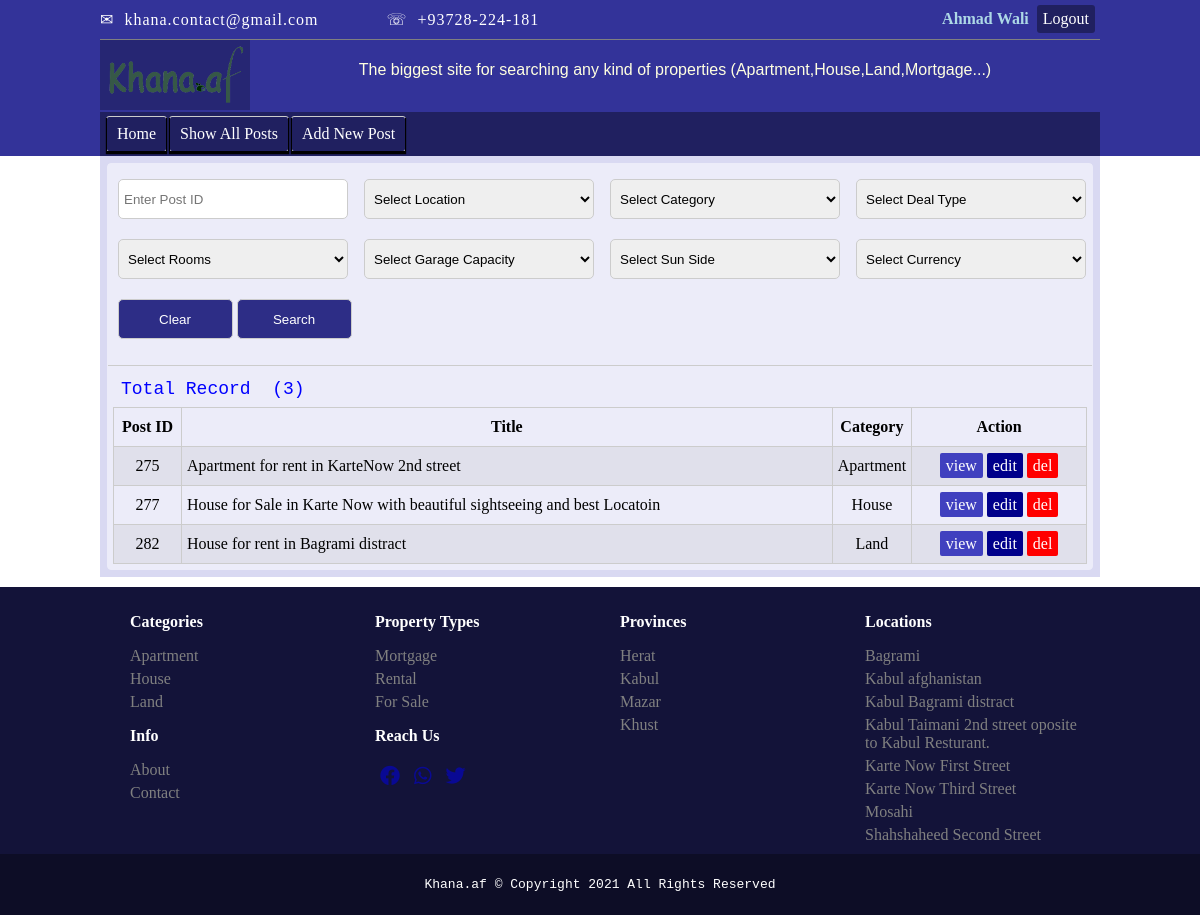
The app's page /postmgmt/searchPost.php (signed in) with its own data.
### tables this page shows
CREATE TABLE IF NOT EXISTS `post` (
  `pid` bigint(20) NOT NULL AUTO_INCREMENT,
  `title` varchar(256) DEFAULT NULL,
  `content` varchar(1000) DEFAULT NULL,
  `category` varchar(100) DEFAULT NULL,
  `deal_type` varchar(100) DEFAULT NULL,
  `floor` varchar(50) DEFAULT NULL,
  `rooms` varchar(50) DEFAULT NULL,
  `kitchen` varchar(100) NOT NULL,
  `bathrooms` varchar(255) DEFAULT NULL,
  `sun_side` varchar(100) DEFAULT NULL,
  `garage` varchar(100) DEFAULT NULL,
  `province` varchar(255) DEFAULT NULL,
  `location` varchar(300) DEFAULT NULL,
  `address` varchar(255) DEFAULT NULL,
  `phone` varchar(20) DEFAULT NULL,
  `area` varchar(500) DEFAULT NULL,
  `contract_duration` varchar(150) DEFAULT NULL,
  `currency` varchar(10) DEFAULT NULL,
  `price` int(100) DEFAULT NULL,
  `monthly_rent` int(100) DEFAULT NULL,
  `negotiable` varchar(100) DEFAULT NULL,
  `create_date` date DEFAULT NULL,
  `end_date` date DEFAULT NULL,
  `user_id` int(11) NOT NULL,
  `status` int(10) DEFAULT 1,
  PRIMARY KEY (`pid`)
);

### config/path.php (called while the page is built)
<?php
function baseUrl($path = ''){
    $basePath = 'http://localhost:8080/property/';
    if($path != ''){
      $basePath = $basePath.$path;
    }
    return $basePath;
}
?>

### templates/searchPost_temp.php (the view, shortened to what this page needs)
<?php
  require '../config/dbconnection.php';
 ?>
<link rel="stylesheet" href="<?=baseUrl('dist/css/searchPost_temp.css');?>" />
<link href="/your-path-to-fontawesome/css/fontawesome.css" rel="stylesheet">
 <link href="/your-path-to-fontawesome/css/brands.css" rel="stylesheet">
 <link href="/your-path-to-fontawesome/css/solid.css" rel="stylesheet">
 <link rel="stylesheet" href="https://cdnjs.cloudflare.com/ajax/libs/font-awesome/5.15.2/css/all.min.css">
  <div class="content-box">
    <div class="content">
      <div class="search-area">
        <form class="" action="" method="POST">
          <table class="search">
            <?php
            $uid = $_SESSION['uid'];
            ?>
            <tr>
              <td>
                <input type="number" name="id" placeholder="Enter Post ID" />
              </td>
              <td>
                <select name="location">
                  <option value="" selected>Select Location</option>
                </select>
              </td>
              <td>
                <select name="category">
                  <option value="" selected>Select Category</option>
              </select>
              </td>
              <td>
                <select name="type">
                  <option value="" selected>Select Deal Type</option>
                </select>
              </td>
            </tr>
            <tr>
              <td>
                <select name="rooms">
                  <option value="" selected>Select Rooms</option>
                </select>
              </td>
              <td>
                <select name="garage">
                  <option value="" selected>Select Garage Capacity</option>
                </select>
              </td>
              <td>
                <select name="sun_side">
                  <option value="" selected>Select Sun Side</option>
                </select>
              </td>
              <td>
                <select class="" name="currency">
                  <option value="" selected>Select Currency</option>
                </select>
              </td>
            </tr>
            <tr>
              <td colspan="4">
                <input id="reset" type="reset" name="reset" value="Clear">
                <input id="submit" type="submit" name="search" value="Search">
              </td>
            </tr>
          </table>
        </form>
      </div>
      <div class="list-posts">
        <?php if(isset($_POST['search'])): ?>
          <?php
          $POSTVALUE = array(
            'pid'       => $_POST['id'],
            'location'  => $_POST['location'],
            'category'  => $_POST['category'],
            'deal_type' => $_POST['type'],
            'rooms'     => $_POST['rooms'],
            'garage'    => $_POST['garage'],
            'sun_side'  => $_POST['sun_side'],
            'currency'  => $_POST['currency']
          );
          $WHEREDATA = '';
          $CONDITION = '';
          $num = 1;
          if(
            $_POST['location'] == '' && $_POST['category'] == '' &&
            $_POST['type'] == '' && $_POST['rooms'] == '' && $_POST['garage'] == '' &&
            $_POST['sun_side'] == '' && $_POST['currency'] == '' && $_POST['id'] == ''
            ){
            echo 'You need to define value to search items.';
          }else{
          foreach($POSTVALUE as $POSTKEY=>$POSTDATA){
             if(!empty($POSTDATA)){
               if($num != 1){
                 $CONDITION = ' AND ';
               }else{
                 $CONDITION = '';
               }
               $WHEREDATA .= $CONDITION.$POSTKEY." = '".$POSTDATA."'";
               $num++;
             }
          }
          $sql = "SELECT COUNT(pid) AS countpost FROM post WHERE user_id = '$uid' AND $WHEREDATA";
          $count_query = mysqli_query($con,$sql) OR die(mysqli_error($con));
          $countsearch = mysqli_fetch_assoc($count_query);
          ?>
          <span id="recordfound">Record Found&nbsp;&nbsp;<?php echo "(".$countsearch['countpost'].")"; ?></span>
            <?php }?>
        <?php else: ?>
          <?php
          $sql = "SELECT COUNT(pid) as totalpost FROM post WHERE user_id = '$uid' AND status = 1";
          $totalpost = mysqli_query($con,$sql);
          $row = mysqli_fetch_assoc($totalpost);
          ?>
          <span id="recordfound">Total Record&nbsp;&nbsp;<?php echo "(".$row['totalpost'].")"; ?></span>
        <?php endif; ?>
        <table class="list-table" border='1'>
          <tr>
            <th id="id"><span>Post ID</span></th>
            <th id="title"><span>Title</span></th>
            <th id="category"><span>Category</span></th>
            <th id="view"><span>Action</span></th>
          </tr>
          <?php if(isset($_POST['search'])): ?>
            <?php
            if(
              $_POST['location'] == '' && $_POST['category'] == '' &&
              $_POST['type'] == '' && $_POST['rooms'] == '' && $_POST['garage'] == '' &&
              $_POST['sun_side'] == '' && $_POST['currency'] == '' && $_POST['id'] == ''
              ){
              echo 'You need to define value to search items.';
            }else{
            $sql = "SELECT * FROM post WHERE user_id = '$uid' AND $WHEREDATA";
            $search_query = mysqli_query($con,$sql) OR die(mysqli_error($con));
            ?>
            <?php while($row = mysqli_fetch_assoc($search_query)): ?>
              <tr>
                <td class="viewbtn"><?php echo $row['pid']; ?></td>
                <td><?php echo ucfirst($row['title']); ?></td>
                <td class="viewbtn"><?php echo ucfirst($row['category']); ?></td>
                <td class="viewbtn">
                  <a class="view" href="<?=baseUrl('postmgmt/postDetail.php?PostID='.$row['pid'])?>">view</a>
                  <a title="Edit" class="edit" href="<?=baseUrl('postmgmt/addNewPost.php?edit='.$row['pid'])?>">edit</a>
                  <a title="Delete" class="del" href="<?=baseUrl('config/del.php?del='.$row['pid'])?>">del</a>
                </td>
              </tr>
            <?php endwhile; ?>
            <?php }?>
          <?php else: ?>
            <?php
            $sql = "SELECT * FROM post WHERE user_id = '$uid' AND status = '1'";
            $allpost = mysqli_query($con,$sql);
            ?>
            <?php while($row = mysqli_fetch_assoc($allpost)): ?>
              <tr>
                <td class="viewbtn"><?php echo $row['pid']; ?></td>
                <td><?php echo ucfirst($row['title']); ?></td>
                <td class="viewbtn"><?php echo ucfirst($row['category']); ?></td>
                <td class="viewbtn">
                  <a class="view" href="<?=baseUrl('postmgmt/postDetail.php?PostID='.$row['pid'])?>">view</a>
                  <a title="Edit" class="edit" href="<?=baseUrl('postmgmt/addNewPost.php?edit='.$row['pid'])?>">edit</a>
                  <a title="Delete" class="del" href="<?=baseUrl('config/del.php?del='.$row['pid'])?>">del</a>
                </td>
              </tr>
            <?php endwhile; ?>
          <?php endif; ?>
        </table>
      </div>
      </div>
    </div>

### records on screen
post: pid "275", title "Apartment for rent in KarteNow 2nd street", category "Apartment"
post: pid "277", title "House for Sale in Karte Now with beautiful sightseeing and best Locatoin", category "House"
post: pid "282", title "House for rent in Bagrami distract", category "Land"

### other values on screen
$_SESSION['fname'] "Ahmad"
$_SESSION['lname'] "Wali"
$row['totalpost'] "3"
$row['province'] "Herat"
$row['province'] "Kabul"
$row['province'] "Mazar"
$row['province'] "Khust"
$row['location'] "Bagrami"
$row['location'] "Kabul afghanistan"
$row['location'] "Kabul Bagrami distract"
$row['location'] "Kabul Taimani 2nd street oposite to Kabul Resturant."
$row['location'] "Karte Now First Street"
$row['location'] "Karte Now Third Street"
$row['location'] "Mosahi"
$row['location'] "Shahshaheed Second Street"
